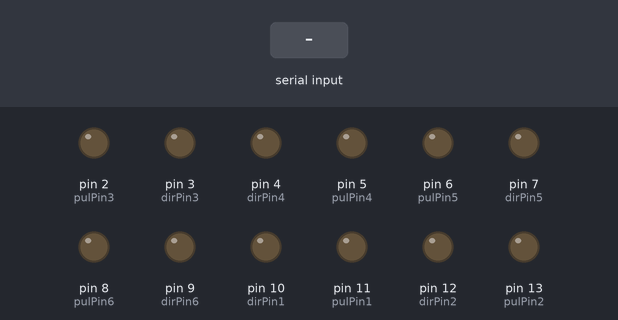
This sketch was run on a simulated Arduino Uno, built with avr-gcc and run on an emulated ATmega328P. Shown: output pins drawn as LEDs (lit = HIGH). The inputs (shaded band) are chosen by the test bench. What the sketch prints to the serial monitor is not drawn.

Above: at 1.2 s.
1.3 s: "1" received over Serial
At 2.4 s:
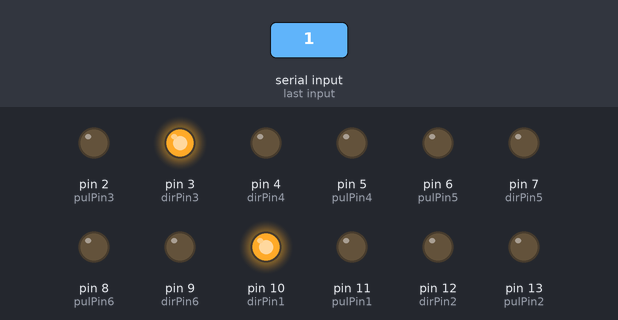
2.8 s: "0" received over Serial
At 3.5 s:
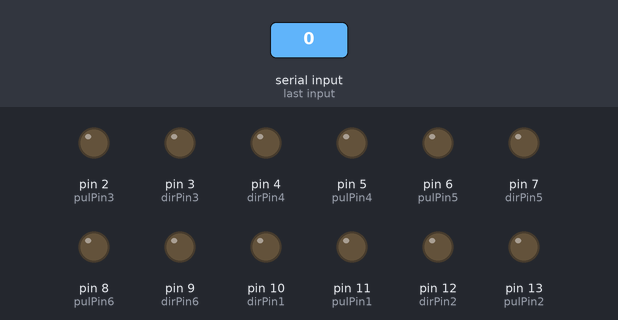
4.3 s: "2" received over Serial
At 4.6 s:
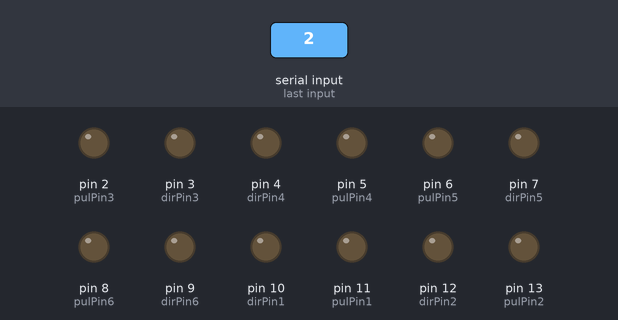
5.8 s: "3" received over Serial
At 7.0 s:
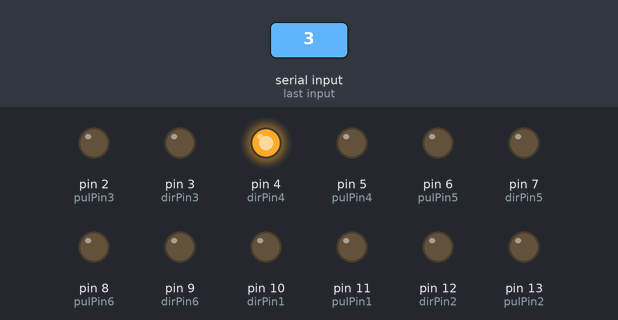
7.3 s: "0" received over Serial
At 8.1 s:
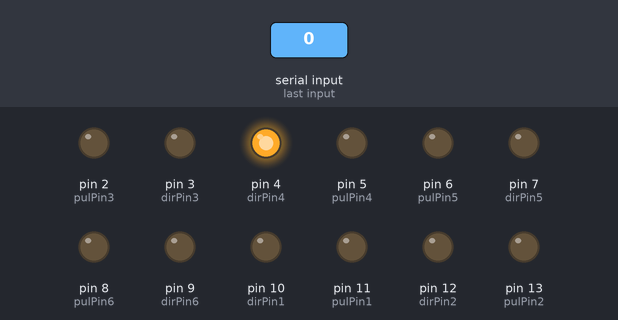
8.8 s: "1" received over Serial
At 9.3 s:
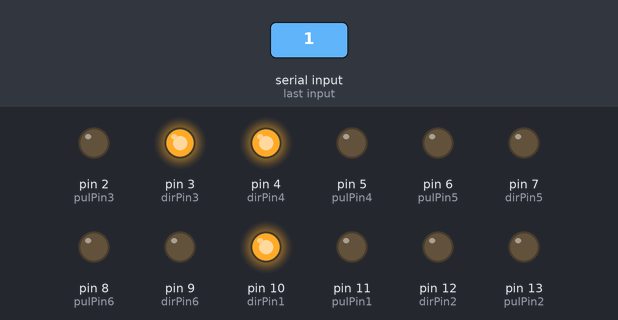
Timing chart, 0 to 11.3 s (numbered marks = the images above; inputs shaded):
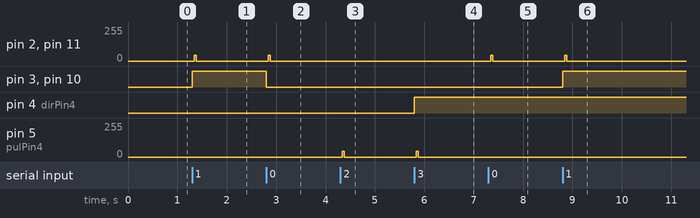

The sketch:

arduinotestforDQN_rev_34.ino
```cpp
#define dirPin3 3
#define pulPin3 2

#define dirPin4 4
#define pulPin4 5

#define dirPin5 7
#define pulPin5 6

#define dirPin6 9
#define pulPin6 8

#define dirPin1 10
#define pulPin1 11

#define dirPin2 12
#define pulPin2 13

int a;
void setup() {
  Serial.begin(115200);
  pinMode(pulPin3,OUTPUT); // Step
  pinMode(dirPin3,OUTPUT); // Dir
  pinMode(pulPin4,OUTPUT);
  pinMode(dirPin4,OUTPUT);
  pinMode(pulPin5,OUTPUT);
  pinMode(dirPin5,OUTPUT);
  pinMode(dirPin6,OUTPUT);
  pinMode(pulPin6,OUTPUT);
  pinMode(pulPin1,OUTPUT);
  pinMode(dirPin1,OUTPUT);
  pinMode(pulPin2,OUTPUT);
  pinMode(dirPin2,OUTPUT);
  Serial.begin(115200);
}

void loop() {
  int x=0;
  if(Serial.available()){
    //a = Serial.parseInt();
   a = Serial.read();
    //Serial.print(a);


 //-----------------------------------------------------------------------


 //-----------------------------------------------------------------------

      if(a=='0'){
        Serial.println("接受成功2");
        //第一节向上弯
                //测试电机4
        digitalWrite(dirPin1, LOW); // 使绳松
        digitalWrite(dirPin3,LOW);//使绳紧
        for (x = 0; x < 15; x++) // Loop 200 times
         {

          digitalWrite(pulPin1, HIGH); // Output high
          digitalWrite(pulPin3,HIGH);
          delayMicroseconds(500); // Wait 1/2 a ms

          digitalWrite(pulPin1, LOW); // Output low
          digitalWrite(pulPin3,LOW);
          delayMicroseconds(500); // Wait 1/2 a ms

         }
        }else if(a=='1'){
          Serial.println("接受成功3");
          //第一节向下弯
                  //测试电机4
        digitalWrite(dirPin1, HIGH); // 使绳松
        digitalWrite(dirPin3,HIGH);//使绳紧
        for (x = 0; x < 15; x++) // Loop 200 times
         {

          digitalWrite(pulPin1, HIGH); // Output high
          digitalWrite(pulPin3,HIGH);
          delayMicroseconds(500); // Wait 1/2 a ms

          digitalWrite(pulPin1, LOW); // Output low
          digitalWrite(pulPin3,LOW);
          delayMicroseconds(500); // Wait 1/2 a ms

         }
          }


 //-----------------------------------------------------------------------


 //-----------------------------------------------------------------------

              else if(a=='2'){
                Serial.println("接受成功6");
                //第二节向上弯
                        //测试电机6
                digitalWrite(dirPin4, LOW); // Set Dir high
                for (x = 0; x < 15; x++) // Loop 200 times
                {

                   digitalWrite(pulPin4, HIGH); // Output high

                   delayMicroseconds(500); // Wait 1/2 a ms

                   digitalWrite(pulPin4, LOW); // Output low

                   delayMicroseconds(500); // Wait 1/2 a ms

                }
                }else if(a=='3'){
                  Serial.println("接受成功7");
                  //第二节向下弯
                          //测试电机6
                  digitalWrite(dirPin4, HIGH); // Set Dir high
                   for (x = 0; x < 15; x++) // Loop 200 times
                   {

                   digitalWrite(pulPin4, HIGH); // Output high

                   delayMicroseconds(500); // Wait 1/2 a ms

                   digitalWrite(pulPin4, LOW); // Output low

                   delayMicroseconds(500); // Wait 1/2 a ms

                  }
                  }


  }
}
```

Measured:
- after the input at 1.3 s, pin 2 (pulPin3), pin 11 (pulPin1): 0/255 → 42/255 at once, → 0/255 0.04 s later; pin 3 (dirPin3), pin 10 (dirPin1): LOW → HIGH at once
- after the input at 2.8 s, pin 2 (pulPin3), pin 11 (pulPin1): 0/255 → 42/255 at once, → 0/255 0.04 s later; pin 3 (dirPin3), pin 10 (dirPin1): HIGH → LOW at once
- after the input at 4.3 s, pin 5 (pulPin4): 0/255 → 42/255 at once, → 0/255 0.04 s later
- after the input at 5.8 s, pin 4 (dirPin4): LOW → HIGH at once; pin 5 (pulPin4): 0/255 → 42/255 at once, → 0/255 0.04 s later
- after the input at 7.3 s, pin 2 (pulPin3), pin 11 (pulPin1): 0/255 → 42/255 at once, → 0/255 0.04 s later
- after the input at 8.8 s, pin 2 (pulPin3), pin 11 (pulPin1): 0/255 → 42/255 at once, → 0/255 0.04 s later; pin 3 (dirPin3), pin 10 (dirPin1): LOW → HIGH at once
